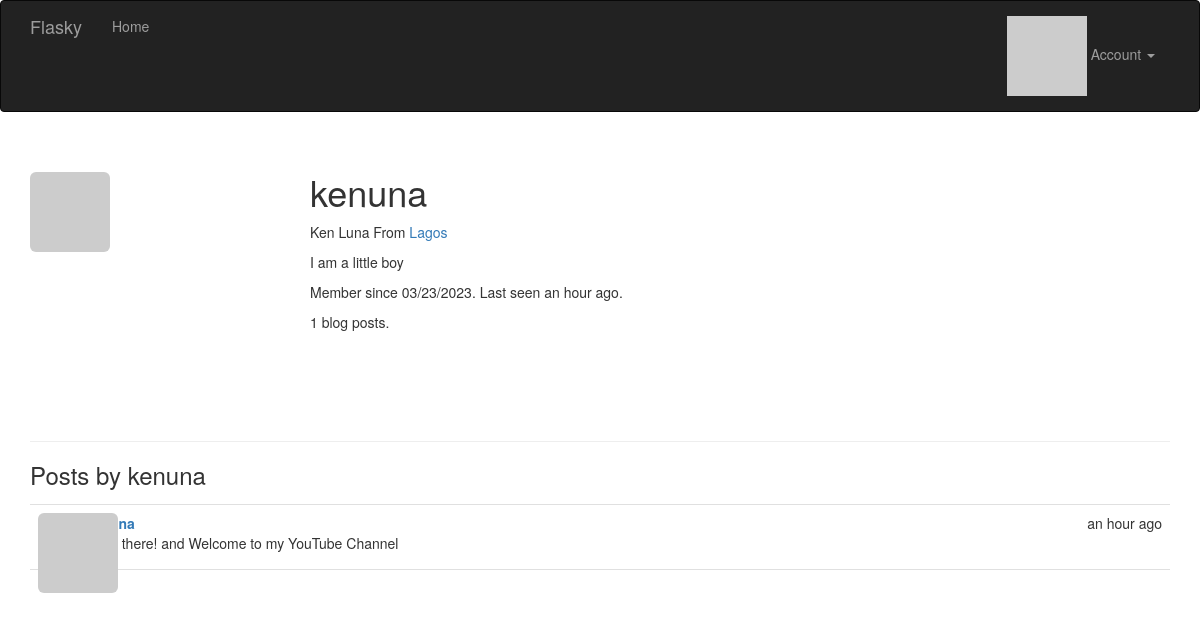
Page /user/kenuna (signed in) on the committed database.
### app/models.py (models this page shows, shortened)
class User(UserMixin, db.Model):
    __tablename__ = 'users'
    id = db.Column(db.Integer, primary_key=True)
    email = db.Column(db.String(64), unique=True, index=True)
    username = db.Column(db.String(64), unique=True, index=True)
    password_hash = db.Column(db.String(128))
    role_id = db.Column(db.Integer, db.ForeignKey('roles.id'))
    confirmed = db.Column(db.Boolean, default=False)
    name = db.Column(db.String(64))
    location = db.Column(db.String(64))
    about_me = db.Column(db.Text())
    member_since = db.Column(db.DateTime(), default=datetime.utcnow)
    last_seen = db.Column(db.DateTime(), default=datetime.utcnow)
    avatar_hash = db.Column(db.String(32))
    posts = db.relationship('Post', backref='author', lazy='dynamic')
    @property
    def password(self):
        raise AttributeError('password is not a readable attribute')
    def ping(self):
        self.last_seen = datetime.utcnow()
        db.session.add(self)
        db.session.commit()
    def can(self, perm):
        return self.role is not None and self.role.has_permission(perm)
    def is_administrator(self):
        return self.can(Permission.ADMIN)
    def gravatar(self, size=100, default='identicon', rating='g'):
        if request.is_secure:
            url = 'https://secure.gravatar.com/avatar'
        else:
            url = 'https://gravatar.com/avatar'
        hash = hashlib.md5(self.email.lower().encode('utf-8')).hexdigest()
        return '{url}/{hash}?s={size}&d={default}&r={rating}'.format(
            url=url, hash=hash, size=size, default=default, rating=rating)

class Post(db.Model):
    __tablename__ = 'posts'
    id = db.Column(db.Integer, primary_key=True)
    body = db.Column(db.Text)
    timestamp = db.Column(db.DateTime, index=True, default=datetime.utcnow)
    author_id = db.Column(db.Integer, db.ForeignKey('users.id'))

### app/main/views.py (the view)
@main.route('/user/<username>')
def user(username):
    user = User.query.filter_by(username=username).first_or_404()
    posts = user.posts.order_by(Post.timestamp.desc()).all()
    return render_template('user.html', user=user, posts=posts)

### app/auth/views.py (called while the page is built)
@auth.before_app_request
def before_request():
    if current_user.is_authenticated:
        current_user.ping()
        if not current_user.confirmed \
                and request.endpoint \
                and request.blueprint != 'auth' \
                and request.endpoint != 'static':
            return redirect(url_for('auth.unconfirmed'))

### app/main/__init__.py (called while the page is built)
@main.app_context_processor
def inject_permissions():
    return dict(Permission=Permission)

### app/models.py (called while the page is built)
@login_manager.user_loader
def load_user(user_id):
    return User.query.get(int(user_id))

    def has_permission(self, perm):
        return self.permissions & perm == perm

### app/templates/user.html (shortened to what this page needs)
{% extends "base.html" %}
{% block page_content %}
<div class="page-header">
    <img class="img-rounded profile-thumbnail" src="{{ current_user.gravatar(size=256) }}">
    <div class="profile-header">
        <h1>{{ user.username }}</h1>
        {% if user.name or user.location %}
        <p>
            {% if user.name %}{{ user.name }}{% endif %}
            {% if user.location %}
                From <a href="http://maps.google.com/?q={{ user.location }}">
                    {{ user.location }}
                </a>
            {% endif %}
        </p>
        {% endif %}
        {% if user.about_me %}<p>{{ user.about_me }}</p>{% endif %}
        <p>
            Member since {{ moment(user.member_since).format('L') }}.
            Last seen {{ moment(user.last_seen).fromNow() }}.
        </p>
        <p>{{ user.posts.count() }} blog posts.</p>
    </div>
</div>
<h3>Posts by {{ user.username }}</h3>
{% include '_posts.html' %}
{% endblock %}

### app/templates/_posts.html (shortened to what this page needs)
<ul class="posts">
    {% for post in posts %}
    <li class="post">
        <div class="post-thumbnail">
            <a href="{{ url_for('.user', username=post.author.username) }}">
                <img class="img-rounded profile-thumbnail"
                    src="{{ post.author.gravatar(size=40) }}">
            </a>
        </div>
        <div class="post-content">
            <div class="post-date">{{ moment(post.timestamp).fromNow() }}</div>
            <div class="post-author">
                <a href="{{ url_for('.user', username=post.author.username) }}">
                </a>
            </div>
            <div class="post-body">{{ post.body }}</div>
        </div>
    </li>
    {% endfor %}
</ul>

### app/static/styles.css (style rules this page uses)
.profile-thumbnail { position: absolute; }
.profile-header { min-height: 260px; margin-left: 280px; }
ul.posts { list-style-type: none; padding: 0px; margin: 16px 0px 0px 0px; border-top: 1px solid #e0e0e0; }
ul.posts li.post { padding: 8px; border-bottom: 1px solid #e0e0e0; }
div.post-date { float: right; }
div.post-author { font-weight: bold; }
div.post-thumbnail { position: absolute; }
div.post-content { margin-left: 48px; min-height: 48px; }

### rows in the picture
User: username "kenuna", name "Ken Luna", location "Lagos", about_me "I am a little boy", member_since "03/23/2023", last_seen "an hour ago"
Post: timestamp "an hour ago", body "Hello there! and Welcome to my YouTube Channel"

### other values in the picture
{{ user.posts.count() }} "1"
